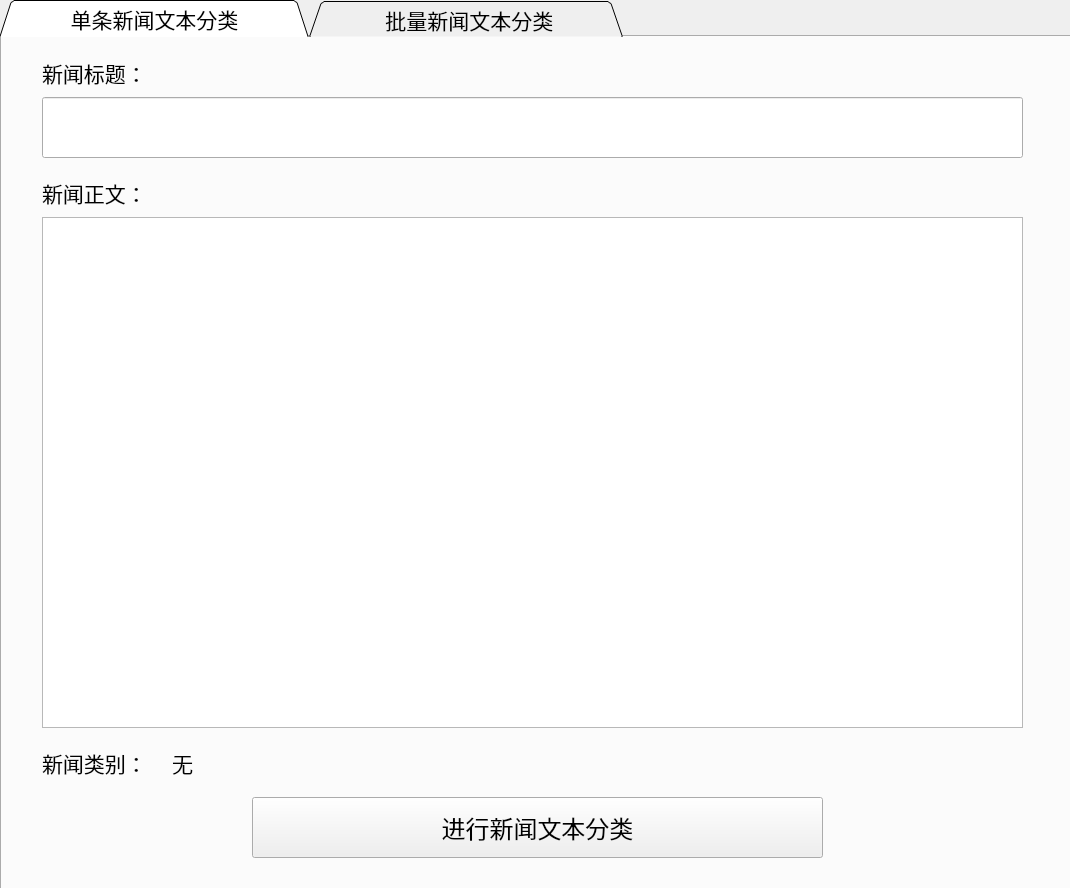
<?xml version="1.0" encoding="UTF-8"?>
<ui version="4.0">
 <class>Form</class>
 <widget class="QWidget" name="Form">
  <property name="geometry">
   <rect>
    <x>0</x>
    <y>0</y>
    <width>1070</width>
    <height>888</height>
   </rect>
  </property>
  <property name="font">
   <font>
    <pointsize>16</pointsize>
    <weight>75</weight>
    <bold>true</bold>
   </font>
  </property>
  <property name="windowTitle">
   <string>新闻智分系统</string>
  </property>
  <widget class="QTabWidget" name="tabWidget">
   <property name="geometry">
    <rect>
     <x>0</x>
     <y>0</y>
     <width>1071</width>
     <height>891</height>
    </rect>
   </property>
   <property name="sizePolicy">
    <sizepolicy hsizetype="Expanding" vsizetype="Expanding">
     <horstretch>0</horstretch>
     <verstretch>0</verstretch>
    </sizepolicy>
   </property>
   <property name="sizeIncrement">
    <size>
     <width>0</width>
     <height>0</height>
    </size>
   </property>
   <property name="font">
    <font>
     <pointsize>16</pointsize>
     <weight>50</weight>
     <italic>false</italic>
     <bold>false</bold>
     <underline>false</underline>
     <strikeout>false</strikeout>
    </font>
   </property>
   <property name="tabPosition">
    <enum>QTabWidget::North</enum>
   </property>
   <property name="tabShape">
    <enum>QTabWidget::Triangular</enum>
   </property>
   <property name="currentIndex">
    <number>0</number>
   </property>
   <property name="iconSize">
    <size>
     <width>20</width>
     <height>20</height>
    </size>
   </property>
   <widget class="QWidget" name="tab">
    <attribute name="title">
     <string>          单条新闻文本分类          </string>
    </attribute>
    <widget class="QLabel" name="label">
     <property name="geometry">
      <rect>
       <x>40</x>
       <y>0</y>
       <width>121</width>
       <height>71</height>
      </rect>
     </property>
     <property name="text">
      <string>新闻标题：</string>
     </property>
    </widget>
    <widget class="QLineEdit" name="lineEdit">
     <property name="geometry">
      <rect>
       <x>40</x>
       <y>60</y>
       <width>981</width>
       <height>61</height>
      </rect>
     </property>
    </widget>
    <widget class="QLabel" name="label_2">
     <property name="geometry">
      <rect>
       <x>40</x>
       <y>120</y>
       <width>121</width>
       <height>71</height>
      </rect>
     </property>
     <property name="text">
      <string>新闻正文：</string>
     </property>
    </widget>
    <widget class="QLabel" name="label_3">
     <property name="geometry">
      <rect>
       <x>40</x>
       <y>690</y>
       <width>121</width>
       <height>71</height>
      </rect>
     </property>
     <property name="text">
      <string>新闻类别：</string>
     </property>
    </widget>
    <widget class="QLabel" name="label_4">
     <property name="geometry">
      <rect>
       <x>170</x>
       <y>690</y>
       <width>121</width>
       <height>71</height>
      </rect>
     </property>
     <property name="text">
      <string>无</string>
     </property>
    </widget>
    <widget class="QPushButton" name="pushButton">
     <property name="geometry">
      <rect>
       <x>250</x>
       <y>760</y>
       <width>571</width>
       <height>61</height>
      </rect>
     </property>
     <property name="font">
      <font>
       <pointsize>18</pointsize>
      </font>
     </property>
     <property name="text">
      <string>进行新闻文本分类</string>
     </property>
    </widget>
    <widget class="QTextEdit" name="textEdit">
     <property name="geometry">
      <rect>
       <x>40</x>
       <y>180</y>
       <width>981</width>
       <height>511</height>
      </rect>
     </property>
     <property name="html">
      <string>&lt;!DOCTYPE HTML PUBLIC &quot;-//W3C//DTD HTML 4.0//EN&quot; &quot;http://www.w3.org/TR/REC-html40/strict.dtd&quot;&gt;
&lt;html&gt;&lt;head&gt;&lt;meta name=&quot;qrichtext&quot; content=&quot;1&quot; /&gt;&lt;style type=&quot;text/css&quot;&gt;
p, li { white-space: pre-wrap; }
&lt;/style&gt;&lt;/head&gt;&lt;body style=&quot; font-family:'SimSun'; font-size:16pt; font-weight:400; font-style:normal;&quot;&gt;
&lt;p style=&quot; margin-top:12px; margin-bottom:12px; margin-left:0px; margin-right:0px; -qt-block-indent:0; text-indent:0px;&quot;&gt;&lt;br /&gt;&lt;/p&gt;&lt;/body&gt;&lt;/html&gt;</string>
     </property>
    </widget>
   </widget>
   <widget class="QWidget" name="tab_2">
    <attribute name="title">
     <string>           批量新闻文本分类          </string>
    </attribute>
    <widget class="QLabel" name="label_5">
     <property name="geometry">
      <rect>
       <x>30</x>
       <y>10</y>
       <width>171</width>
       <height>61</height>
      </rect>
     </property>
     <property name="text">
      <string>批量导入新闻：</string>
     </property>
    </widget>
    <widget class="QPushButton" name="pushButton_2">
     <property name="geometry">
      <rect>
       <x>30</x>
       <y>60</y>
       <width>741</width>
       <height>51</height>
      </rect>
     </property>
     <property name="text">
      <string>选择要进行分类的新闻Excel文件</string>
     </property>
    </widget>
    <widget class="QLineEdit" name="lineEdit_2">
     <property name="geometry">
      <rect>
       <x>30</x>
       <y>120</y>
       <width>1001</width>
       <height>51</height>
      </rect>
     </property>
     <property name="placeholderText">
      <string>选择的Excel文件路径</string>
     </property>
    </widget>
    <widget class="QPushButton" name="pushButton_3">
     <property name="geometry">
      <rect>
       <x>790</x>
       <y>60</y>
       <width>241</width>
       <height>51</height>
      </rect>
     </property>
     <property name="text">
      <string>预览文件</string>
     </property>
    </widget>
    <widget class="QLabel" name="label_6">
     <property name="geometry">
      <rect>
       <x>30</x>
       <y>170</y>
       <width>291</width>
       <height>61</height>
      </rect>
     </property>
     <property name="text">
      <string>设置结果文件输出路径：</string>
     </property>
    </widget>
    <widget class="QLineEdit" name="lineEdit_3">
     <property name="geometry">
      <rect>
       <x>30</x>
       <y>350</y>
       <width>1001</width>
       <height>51</height>
      </rect>
     </property>
     <property name="placeholderText">
      <string>结果文件输出路径</string>
     </property>
    </widget>
    <widget class="QPushButton" name="pushButton_4">
     <property name="geometry">
      <rect>
       <x>30</x>
       <y>290</y>
       <width>741</width>
       <height>51</height>
      </rect>
     </property>
     <property name="text">
      <string>选择输出文件夹</string>
     </property>
    </widget>
    <widget class="QPushButton" name="pushButton_5">
     <property name="geometry">
      <rect>
       <x>790</x>
       <y>290</y>
       <width>241</width>
       <height>51</height>
      </rect>
     </property>
     <property name="text">
      <string>清空选择</string>
     </property>
    </widget>
    <widget class="QLabel" name="label_7">
     <property name="geometry">
      <rect>
       <x>30</x>
       <y>220</y>
       <width>251</width>
       <height>61</height>
      </rect>
     </property>
     <property name="text">
      <string>文件名称：</string>
     </property>
    </widget>
    <widget class="QLineEdit" name="lineEdit_4">
     <property name="geometry">
      <rect>
       <x>160</x>
       <y>230</y>
       <width>871</width>
       <height>51</height>
      </rect>
     </property>
     <property name="placeholderText">
      <string>输出文件名称</string>
     </property>
    </widget>
    <widget class="QPushButton" name="pushButton_6">
     <property name="geometry">
      <rect>
       <x>250</x>
       <y>420</y>
       <width>561</width>
       <height>51</height>
      </rect>
     </property>
     <property name="font">
      <font>
       <pointsize>18</pointsize>
      </font>
     </property>
     <property name="text">
      <string>进行新闻文本分类</string>
     </property>
    </widget>
    <widget class="QTableWidget" name="tableWidget">
     <property name="geometry">
      <rect>
       <x>30</x>
       <y>490</y>
       <width>1001</width>
       <height>351</height>
      </rect>
     </property>
    </widget>
   </widget>
  </widget>
 </widget>
 <resources/>
 <connections/>
</ui>
